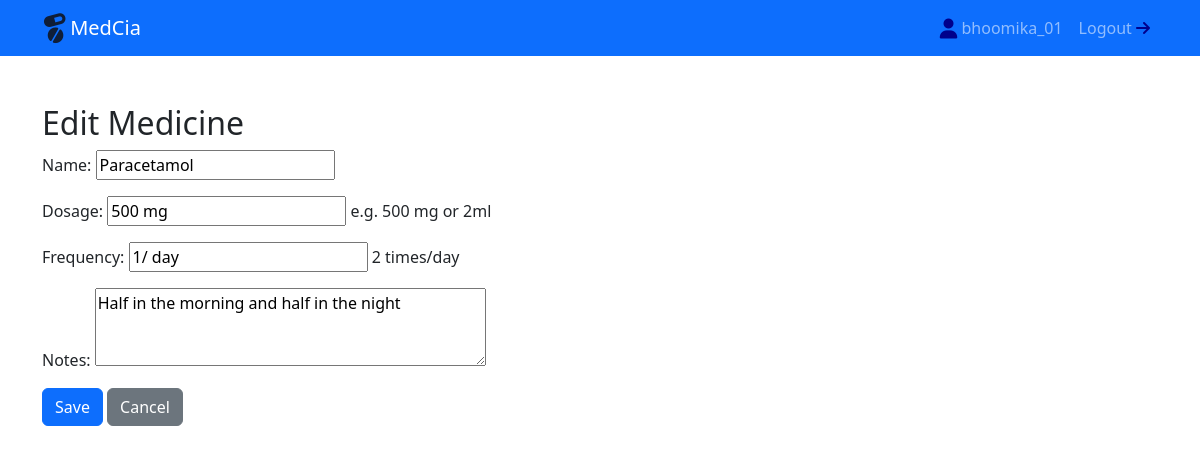
The app's page /medicine/2/edit/ (signed in) with its own data.
### medicines/models.py (models this page shows, shortened)
class Medicine(models.Model):
    owner=models.ForeignKey(User, on_delete=models.CASCADE, related_name='medicines')
    name=models.CharField(max_length=200)
    dosage=models.CharField(max_length=200, help_text='e.g. 500 mg or 2ml')
    frequency=models.CharField(max_length=100, help_text='2 times/day')
    notes=models.TextField(blank=True, null=True)
    created_at=models.DateTimeField(auto_now_add=True)
    updated_at=models.DateTimeField(auto_now=True)
    class Meta:
        ordering=['-created_at']

### medicines/views.py (the view)
# urls.py: path('medicine/<int:pk>/edit/', views.medicine_update, name='medicine_edit'),
@login_required
def medicine_update(request, pk):
    med=get_object_or_404(Medicine, pk=pk, owner=request.user)
    if request.method=='POST':
        form=MedicineForm(request.POST, instance=med)
        if form.is_valid():
            form.save()
            messages.success(request, "Medicine updated!!")
            return redirect('medicines:dashboard')
    else:
        form=MedicineForm(instance=med)
    return render(request, 'medicines/medicine_form.html', {'form': form, 'title': 'Edit Medicine'})

### medicines/forms.py
class MedicineForm(forms.ModelForm):
    class Meta:
        model=Medicine
        fields=['name', 'dosage', 'frequency', 'notes']
        widgets={
            'notes': forms.Textarea(attrs={'rows': 3}),
        }

### medicines/templates/medicines/medicine_form.html (shortened to what this page needs)
{% extends 'medicines/base.html' %}
{% block content %}
  <h2>{{ title }}</h2>
  <form method="post">
    {{ form.as_p }}
    <button class="btn btn-primary" type="submit">Save</button>
    <a class="btn btn-secondary" href="{% url 'medicines:dashboard' %}">Cancel</a>
  </form>
{% endblock %}

### medicines/templates/medicines/base.html (shortened to what this page needs)
<!doctype html>
<html lang="en">
  <head>
    <link href="https://cdn.jsdelivr.net/npm/bootstrap@5.3.0/dist/css/bootstrap.min.css" rel="stylesheet">
    {% load static %}
    <link rel="stylesheet" href="{% static 'medicines/style.css' %}">
  </head>
  <body>
    <nav class="navbar navbar-expand-lg navbar-dark bg-primary mb-5">
      <div class="container">
        <a class="navbar-brand" href="{% url 'medicines:dashboard' %}"><i class="fa-solid fa-pills fa-rotate-by fa-lg" style="color: #0f1e38; --fa-rotate-angle: 75deg;"></i>MedCia</a>
        <div class="collapse navbar-collapse">
          <ul class="navbar-nav ms-auto">
            {% if user.is_authenticated %}
              <li class="nav-item"><a class="nav-link" href="#"><i class="fa-duotone fa-solid fa-user fa-lg" style="color: darkblue;"></i> {{ user.username }}</a></li>
              <li class="nav-item"><a class="nav-link" href="{% url 'medicines:logout' %}">Logout <i class="fa-solid fa-arrow-right" style="color: darkblue;"></i></a></li>
            {% else %}
              <li class="nav-item"><a class="nav-link" href="{% url 'medicines:login' %}">Login</a></li>
              <li class="nav-item"><a class="nav-link" href="{% url 'medicines:signup' %}">Signup</a></li>
            {% endif %}
          </ul>
        </div>
      </div>
    </nav>
    <div class="container">
      {% block content %}{% endblock %}
    </div>
  </body>
</html>

### medicines/static/medicines/style.css (style rules this page uses)
body { padding-bottom: 40px; }

### records on screen
Medicine: name "Paracetamol", dosage "500 mg", frequency "1/ day", notes "Half in the morning and half in the night"

### other values on screen
{{ user.username }} "bhoomika_01"
{{ title }} "Edit Medicine"
